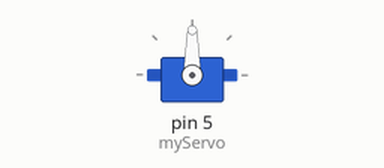
The sketch below on a simulated Arduino Uno, built with avr-gcc and run on an emulated ATmega328P. On the bench: servo.

Above: at 1.05 s.
Timing chart, 0 to 5.6 s (numbered marks = the images above):
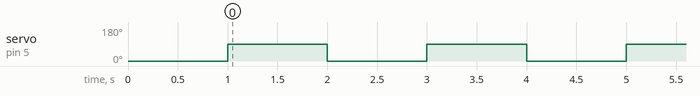

Measured:
- by itself, servo on pin 5 (myServo): alternates 90° for 1.0 s and 0° for 1.0 s

The sketch:

servo_uno.ino
```cpp
#include <Servo.h>
Servo myServo; // Create a servo object
void setup() {
  myServo.attach(5); // Attach servo to pin 3
  myServo.write(0);  // Set servo to its original position (0 degrees)
  delay(1000);       // Wait for 1 second
}
void loop() {
  myServo.write(90); // Rotate servo to 90 degrees
  delay(1000);       // Wait for 1 second
  myServo.write(0);
  delay(1000);
}
```
